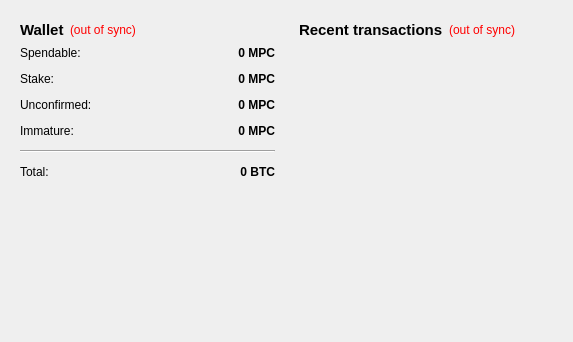
<?xml version="1.0" encoding="UTF-8"?>
<ui version="4.0">
 <class>OverviewPage</class>
 <widget class="QWidget" name="OverviewPage">
  <property name="geometry">
   <rect>
    <x>0</x>
    <y>0</y>
    <width>573</width>
    <height>342</height>
   </rect>
  </property>
  <property name="windowTitle">
   <string>Form</string>
  </property>
  <layout class="QHBoxLayout" name="horizontalLayout" stretch="1,1">
   <item>
    <layout class="QVBoxLayout" name="verticalLayout_2">
     <item>
      <widget class="QWidget" name="widget" native="true">
       <layout class="QVBoxLayout" name="verticalLayout_4">
        <item>
         <layout class="QHBoxLayout" name="horizontalLayout_4">
          <item>
           <widget class="QLabel" name="label_5">
            <property name="font">
             <font>
              <pointsize>11</pointsize>
              <weight>75</weight>
              <bold>true</bold>
             </font>
            </property>
            <property name="text">
             <string>Wallet</string>
            </property>
           </widget>
          </item>
          <item>
           <widget class="QLabel" name="labelWalletStatus">
            <property name="toolTip">
             <string>The displayed information may be out of date. Your wallet automatically synchronizes with the Mobilepaycoin network after a connection is established, but this process has not completed yet.</string>
            </property>
            <property name="styleSheet">
             <string notr="true">QLabel { color: red; }</string>
            </property>
            <property name="text">
             <string notr="true">(out of sync)</string>
            </property>
            <property name="alignment">
             <set>Qt::AlignLeading|Qt::AlignLeft|Qt::AlignVCenter</set>
            </property>
           </widget>
          </item>
          <item>
           <spacer name="horizontalSpacer_2">
            <property name="orientation">
             <enum>Qt::Horizontal</enum>
            </property>
            <property name="sizeHint" stdset="0">
             <size>
              <width>40</width>
              <height>20</height>
             </size>
            </property>
           </spacer>
          </item>
         </layout>
        </item>
        <item>
         <layout class="QFormLayout" name="formLayout_2">
          <property name="fieldGrowthPolicy">
           <enum>QFormLayout::AllNonFixedFieldsGrow</enum>
          </property>
          <property name="horizontalSpacing">
           <number>12</number>
          </property>
          <property name="verticalSpacing">
           <number>12</number>
          </property>
          <item row="0" column="0">
           <widget class="QLabel" name="label">
            <property name="text">
             <string>Spendable:</string>
            </property>
           </widget>
          </item>
          <item row="0" column="1">
           <widget class="QLabel" name="labelBalance">
            <property name="font">
             <font>
              <weight>75</weight>
              <bold>true</bold>
             </font>
            </property>
            <property name="cursor">
             <cursorShape>IBeamCursor</cursorShape>
            </property>
            <property name="toolTip">
             <string>Your current spendable balance</string>
            </property>
            <property name="text">
             <string notr="true">0 MPC</string>
            </property>
            <property name="alignment">
             <set>Qt::AlignRight|Qt::AlignTrailing|Qt::AlignVCenter</set>
            </property>
            <property name="textInteractionFlags">
             <set>Qt::LinksAccessibleByMouse|Qt::TextSelectableByKeyboard|Qt::TextSelectableByMouse</set>
            </property>
           </widget>
          </item>
          <item row="1" column="0">
           <widget class="QLabel" name="label_6">
            <property name="text">
             <string>Stake:</string>
            </property>
           </widget>
          </item>
          <item row="1" column="1">
           <widget class="QLabel" name="labelStake">
            <property name="font">
             <font>
              <weight>75</weight>
              <bold>true</bold>
             </font>
            </property>
            <property name="cursor">
             <cursorShape>IBeamCursor</cursorShape>
            </property>
            <property name="toolTip">
             <string>Total of coins that was staked, and do not yet count toward the current balance</string>
            </property>
            <property name="text">
             <string notr="true">0 MPC</string>
            </property>
            <property name="alignment">
             <set>Qt::AlignRight|Qt::AlignTrailing|Qt::AlignVCenter</set>
            </property>
            <property name="textInteractionFlags">
             <set>Qt::LinksAccessibleByMouse|Qt::TextSelectableByKeyboard|Qt::TextSelectableByMouse</set>
            </property>
           </widget>
          </item>
          <item row="2" column="0">
           <widget class="QLabel" name="label_3">
            <property name="text">
             <string>Unconfirmed:</string>
            </property>
           </widget>
          </item>
          <item row="2" column="1">
           <widget class="QLabel" name="labelUnconfirmed">
            <property name="font">
             <font>
              <weight>75</weight>
              <bold>true</bold>
             </font>
            </property>
            <property name="cursor">
             <cursorShape>IBeamCursor</cursorShape>
            </property>
            <property name="toolTip">
             <string>Total of transactions that have yet to be confirmed, and do not yet count toward the current balance</string>
            </property>
            <property name="text">
             <string notr="true">0 MPC</string>
            </property>
            <property name="alignment">
             <set>Qt::AlignRight|Qt::AlignTrailing|Qt::AlignVCenter</set>
            </property>
            <property name="textInteractionFlags">
             <set>Qt::LinksAccessibleByMouse|Qt::TextSelectableByKeyboard|Qt::TextSelectableByMouse</set>
            </property>
           </widget>
          </item>
          <item row="3" column="0">
           <widget class="QLabel" name="labelImmatureText">
            <property name="text">
             <string>Immature:</string>
            </property>
           </widget>
          </item>
          <item row="3" column="1">
           <widget class="QLabel" name="labelImmature">
            <property name="font">
             <font>
              <weight>75</weight>
              <bold>true</bold>
             </font>
            </property>
            <property name="toolTip">
             <string>Mined balance that has not yet matured</string>
            </property>
            <property name="text">
             <string notr="true">0 MPC</string>
            </property>
            <property name="alignment">
             <set>Qt::AlignRight|Qt::AlignTrailing|Qt::AlignVCenter</set>
            </property>
            <property name="textInteractionFlags">
             <set>Qt::LinksAccessibleByMouse|Qt::TextSelectableByKeyboard|Qt::TextSelectableByMouse</set>
            </property>
           </widget>
          </item>
          <item row="4" column="0" colspan="2">
           <widget class="Line" name="line">
            <property name="orientation">
             <enum>Qt::Horizontal</enum>
            </property>
           </widget>
          </item>
          <item row="5" column="0">
           <widget class="QLabel" name="labelTotalText">
            <property name="text">
             <string>Total:</string>
            </property>
           </widget>
          </item>
          <item row="5" column="1">
           <widget class="QLabel" name="labelTotal">
            <property name="font">
             <font>
              <weight>75</weight>
              <bold>true</bold>
             </font>
            </property>
            <property name="cursor">
             <cursorShape>IBeamCursor</cursorShape>
            </property>
            <property name="toolTip">
             <string>Your current total balance</string>
            </property>
            <property name="text">
             <string notr="true">0 BTC</string>
            </property>
            <property name="alignment">
             <set>Qt::AlignRight|Qt::AlignTrailing|Qt::AlignVCenter</set>
            </property>
            <property name="textInteractionFlags">
             <set>Qt::LinksAccessibleByMouse|Qt::TextSelectableByKeyboard|Qt::TextSelectableByMouse</set>
            </property>
           </widget>
          </item>
         </layout>
        </item>
       </layout>
      </widget>
     </item>
     <item>
      <spacer name="verticalSpacer">
       <property name="orientation">
        <enum>Qt::Vertical</enum>
       </property>
       <property name="sizeHint" stdset="0">
        <size>
         <width>20</width>
         <height>40</height>
        </size>
       </property>
      </spacer>
     </item>
    </layout>
   </item>
   <item>
    <layout class="QVBoxLayout" name="verticalLayout_3">
     <item>
      <widget class="QWidget" name="widget_2" native="true">
       <layout class="QVBoxLayout" name="verticalLayout">
        <item>
         <layout class="QHBoxLayout" name="horizontalLayout_2">
          <item>
           <widget class="QLabel" name="label_4">
            <property name="font">
             <font>
              <pointsize>11</pointsize>
              <weight>75</weight>
              <bold>true</bold>
             </font>
            </property>
            <property name="text">
             <string>&lt;b&gt;Recent transactions&lt;/b&gt;</string>
            </property>
           </widget>
          </item>
          <item>
           <widget class="QLabel" name="labelTransactionsStatus">
            <property name="toolTip">
             <string>The displayed information may be out of date. Your wallet automatically synchronizes with the Mobilepaycoin network after a connection is established, but this process has not completed yet.</string>
            </property>
            <property name="styleSheet">
             <string notr="true">QLabel { color: red; }</string>
            </property>
            <property name="text">
             <string notr="true">(out of sync)</string>
            </property>
            <property name="alignment">
             <set>Qt::AlignRight|Qt::AlignTrailing|Qt::AlignVCenter</set>
            </property>
           </widget>
          </item>
          <item>
           <spacer name="horizontalSpacer">
            <property name="orientation">
             <enum>Qt::Horizontal</enum>
            </property>
            <property name="sizeHint" stdset="0">
             <size>
              <width>40</width>
              <height>20</height>
             </size>
            </property>
           </spacer>
          </item>
         </layout>
        </item>
        <item>
         <widget class="QListView" name="listTransactions">
          <property name="styleSheet">
           <string notr="true">QListView { background: transparent; }</string>
          </property>
          <property name="frameShape">
           <enum>QFrame::NoFrame</enum>
          </property>
          <property name="verticalScrollBarPolicy">
           <enum>Qt::ScrollBarAlwaysOff</enum>
          </property>
          <property name="horizontalScrollBarPolicy">
           <enum>Qt::ScrollBarAlwaysOff</enum>
          </property>
          <property name="selectionMode">
           <enum>QAbstractItemView::NoSelection</enum>
          </property>
         </widget>
        </item>
       </layout>
      </widget>
     </item>
    </layout>
   </item>
  </layout>
 </widget>
 <resources/>
 <connections/>
</ui>
